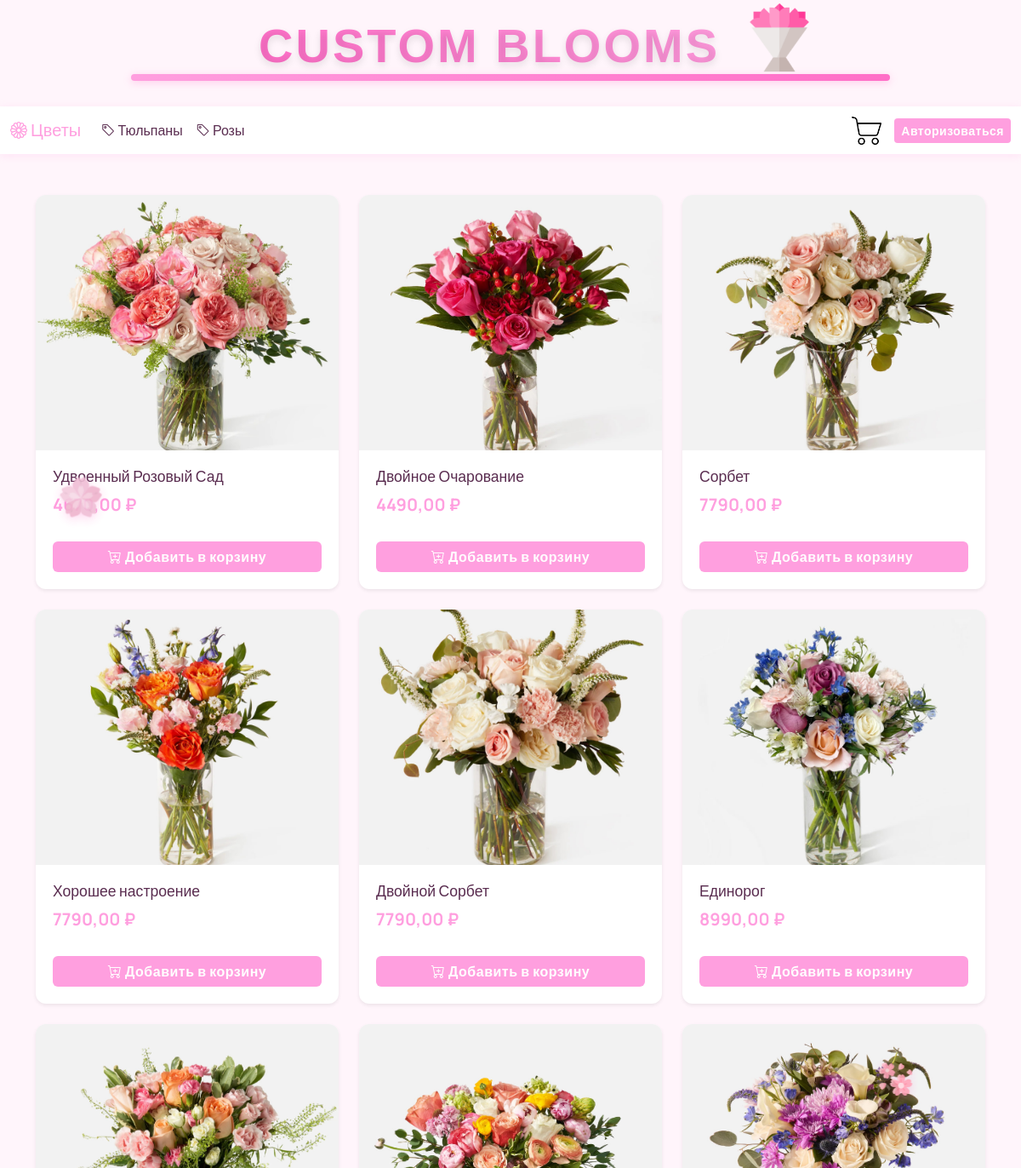
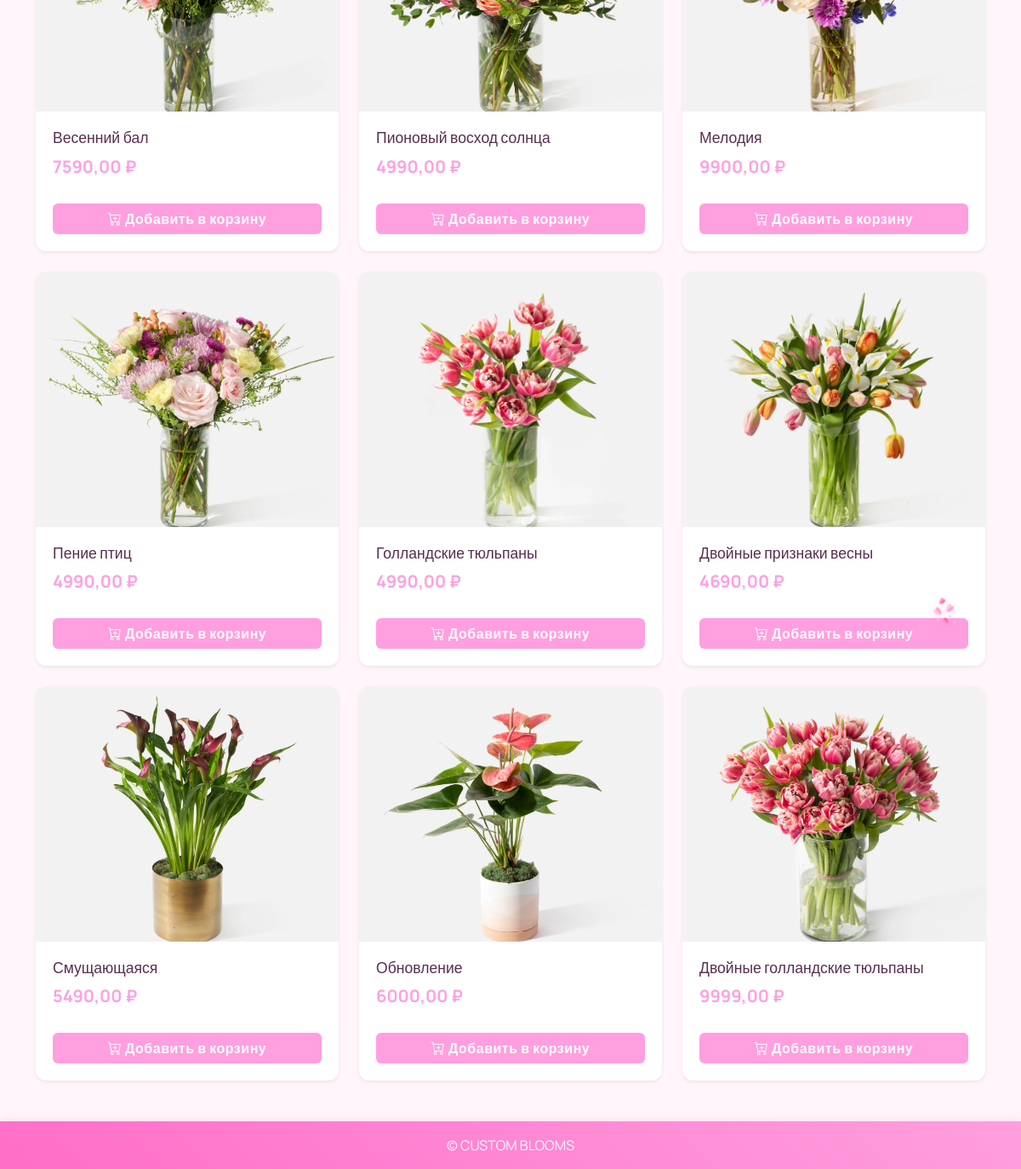
The page / on the database its author committed (2 pictures, top to bottom).
### blog/models.py (models this page shows, shortened)
class Category(models.Model):
    title = models.CharField(
        verbose_name='название',
        max_length=255,
    )
    description = models.TextField(
        verbose_name='описание',
        max_length=500,
    )
    class Meta:
        verbose_name = 'категория'
        verbose_name_plural = 'категории'

class Flowers(models.Model):
    title = models.CharField(
        verbose_name='название',
        max_length=255,
    )
    description = models.TextField(
        verbose_name='описание',
    )
    price = models.DecimalField(
        max_digits=10,
        decimal_places=2,
    )
    stock = models.PositiveIntegerField(
        verbose_name='количество в наличии',
    )
    category = models.ForeignKey(
        Category,
        on_delete=models.CASCADE,
        verbose_name='категория',
    )
    date_add = models.DateTimeField(
        auto_now_add=True,
        verbose_name='дата добавления',
    )
    image = models.ImageField(
        verbose_name='картинки',
        upload_to='uploads/',
    )
    image_two = models.ImageField(
        verbose_name='вторая картинка',
        upload_to='uploads/',
    )
    class Meta:
        verbose_name = 'цветок'
        verbose_name_plural = 'цветы'

### blog/views.py (the view)
# urls.py: path('', index, name='index'),
def index(request):
    categories = Category.objects.all()
    flowers = Flowers.objects.all()
    context = {
        'categories': categories,
        'flowers': flowers,
    }
    return render(request, 'blog/index.html', context)

### templates/blog/index.html (shortened to what this page needs)
{% load static %}
<!DOCTYPE html>
<html lang="ru">
<head>
    <link href="https://cdn.jsdelivr.net/npm/bootstrap@5.3.3/dist/css/bootstrap.min.css" rel="stylesheet">
    <link rel="stylesheet" href="{% static 'blog/css/styles.css' %}">
    <link rel="stylesheet" href="https://cdn.jsdelivr.net/npm/bootstrap-icons@1.11.1/font/bootstrap-icons.css">
</head>
<body>
    <header class="px-3" style="background-color: var(--bg-color);">
        <div class="container text-center position-relative">
            <h1 class="m-0 site-title">CUSTOM BLOOMS</h1>
            <div class="header-line"></div>
        </div>
    </header>
    <nav class="navbar navbar-expand-lg navbar-light">
        <div class="container-fluid">
            <a class="navbar-brand" href="#" style="color: var(--main-color) !important;">
                <i class="bi bi-flower1"></i> Цветы
            </a>
            <div class="collapse navbar-collapse" id="navbarNav">
                <ul class="navbar-nav">
                    {% for category in categories %}
                    <li class="nav-item">
                        <a class="nav-link" href="#">
                            <i class="bi bi-tag"></i> {{ category.title }}
                        </a>
                    </li>
                    {% endfor %}
                </ul>
                <div class="ms-auto d-flex align-items-center gap">
                    <a href="{% url 'basket' %}">
                    <img src="{% static 'blog/decor_images/k.png' %}" class='icon' alt="">
                    </a>
                    {% if user.is_authenticated %}
                        <span class="navbar-text me-3">Привет, {{ user.username }}!</span>
                        <a href="{% url 'logout' %}" class="btn btn-sm btn-outline-danger">Выйти</a>
                    {% else %}
                        <a href="{% url 'login' %}" class="btn btn-sm btn-custom">Авторизоваться</a>
                    {% endif %}
                </div>
            </div>
        </div>
    </nav>
    <main class="container my-5">
        <div class="row row-cols-1 row-cols-md-3 g-4">
            {% for flower in flowers %}
            <div class="col">
                <div class="card h-100 shadow-sm flower-card">
                    <a href="{% url 'flower_detail' flower.id %}" class="flower-card-img-container">
                        <img src="{{ flower.image.url }}"
                             class="flower-card-img"
                             alt="{{ flower.title }}">
                    </a>
                    <div class="flower-card-body">
                        <a href="{% url 'flower_detail' flower.id %}" class="text-decoration-none text-dark">
                            <h5 class="card-title flower-card-title">{{ flower.title }}</h5>
                            <p class="flower-card-price">{{ flower.price }} ₽</p>
                        </a>
                    </div>
                    <div class="flower-card-footer">
                        <form action="{% url 'add_basket' %}" id="myForm" method="post">
                            <button class="btn btn-custom w-100 add-to-cart" data-flower-id="{{ flower.id }}">
                        </form>
                            <i class="bi bi-cart-plus"></i> Добавить в корзину
                    </div>
                </div>
            </div>
            {% empty %}
            <div class="col-12">
                {% block content %}
                {% endblock %}
            </div>
            {% endfor %}
        </div>
    </main>
    <footer class="text-white text-center p-3 mt-5">
        <p class="m-0">&copy; CUSTOM BLOOMS</p>
    </footer>
</body>
</html>

### templates/blog/index.html (style rules this page uses)
:root { --main-color: #FF9FDF; --hover-color: #FF6EC7; --bg-color: #FFF5FB; --text-color: #5A2D50; }
body { font-family: 'Manrope', sans-serif; background-color: var(--bg-color); color: var(--text-color); padding-top: 20px; }
.site-title { font-family: 'Betmo Cyr', sans-serif; font-weight: 700; font-size: 3.5rem; letter-spacing: 3px; background: linear-gradient(45deg, #FF6EC7, #FF9FDF); -webkit-background-clip: text; background-clip: text; color: transparent; text-shadow: 0 4px 8px rgba(0,0,0,0.1); position: relative; display: inline-block; padding-right: 50px; margin-bottom: 10px; }
.header-line { height: 8px; background: linear-gradient(90deg, #FF9FDF, #FF6EC7); margin: 0 auto 30px; width: 80%; border-radius: 4px; box-shadow: 0 2px 10px rgba(255, 110, 199, 0.3); }
.navbar { background-color: white !important; box-shadow: 0 2px 10px rgba(255, 159, 223, 0.2); }
.nav-link { color: var(--text-color) !important; font-weight: 500; }
.card { border: none; border-radius: 12px; overflow: hidden; transition: all 0.3s ease; background-color: white; }
.btn-custom { background-color: var(--main-color); border: none; font-weight: 600; letter-spacing: 0.5px; color: white; }
footer { background: linear-gradient(45deg, #FF6EC7, #FF9FDF) !important; box-shadow: 0 -2px 10px rgba(255, 159, 223, 0.3); }
.icon { width: 35px; height: 35px; }
.gap { gap: 15px; }
.flower-card { transition: transform 0.3s, box-shadow 0.3s; height: 100%; display: flex; flex-direction: column; }
.flower-card-img-container { height: 300px; overflow: hidden; }
.flower-card-img { height: 100%; width: 100%; object-fit: cover; transition: transform 0.5s ease; }
.flower-card-body { flex: 1; display: flex; flex-direction: column; padding: 1.25rem; }
.flower-card-title { font-size: 1.1rem; margin-bottom: 0.5rem; color: var(--text-color); }
.flower-card-price { font-size: 1.25rem; color: var(--main-color); font-weight: 700; margin: 0.5rem 0; }
.flower-card-footer { padding: 0 1.25rem 1.25rem; background: transparent; border: none; }

### rows shown on the page
Category: title "Тюльпаны"
Category: title "Розы"
Flowers: image (picture), title "Удвоенный Розовый Сад", price "4670,00"
Flowers: image (picture), title "Двойное Очарование", price "4490,00"
Flowers: image (picture), title "Сорбет", price "7790,00"
Flowers: image (picture), title "Хорошее настроение", price "7790,00"
Flowers: image (picture), title "Двойной Сорбет", price "7790,00"
Flowers: image (picture), title "Единорог", price "8990,00"
Flowers: image (picture), title "Весенний бал", price "7590,00"
Flowers: image (picture), title "Пионовый восход солнца", price "4990,00"
Flowers: image (picture), title "Мелодия", price "9900,00"
Flowers: image (picture), title "Пение птиц", price "4990,00"
Flowers: image (picture), title "Голландские тюльпаны", price "4990,00"
Flowers: image (picture), title "Двойные признаки весны", price "4690,00"
Flowers: image (picture), title "Смущающаяся", price "5490,00"
Flowers: image (picture), title "Обновление", price "6000,00"
Flowers: image (picture), title "Двойные голландские тюльпаны", price "9999,00"
